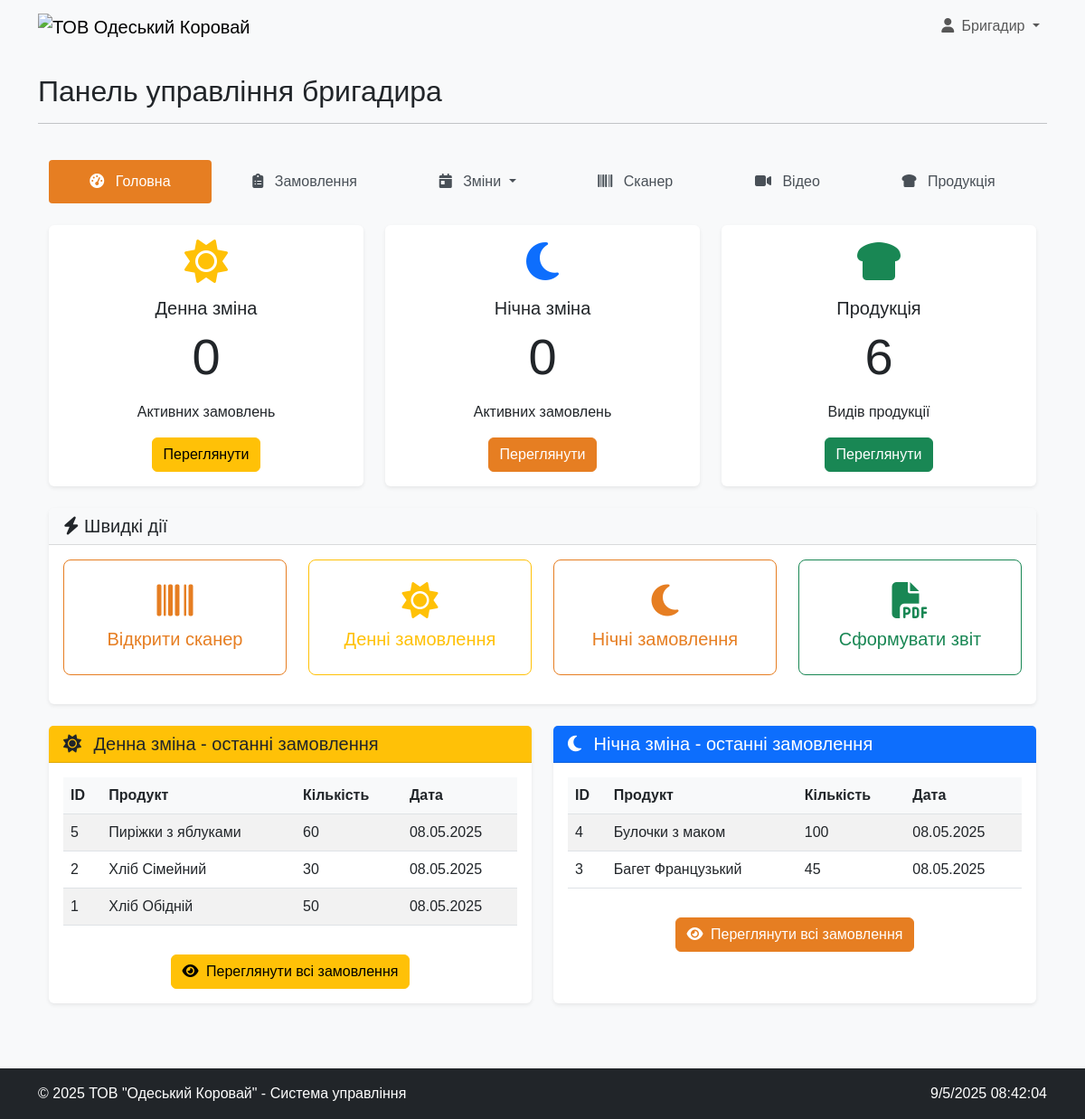
The page /modules/supervisor/dashboard.php (signed in) on the database its author committed.
### tables this page shows
CREATE TABLE IF NOT EXISTS `polzovateli` (
  `id` int(11) NOT NULL AUTO_INCREMENT,
  `login` varchar(50) NOT NULL,
  `password` varchar(255) NOT NULL,
  `name` varchar(100) DEFAULT NULL,
  PRIMARY KEY (`id`),
  UNIQUE KEY `login` (`login`)
);

CREATE TABLE IF NOT EXISTS `zayavki` (
  `idd` int(11) NOT NULL AUTO_INCREMENT,
  `idklient` int(11) NOT NULL,
  `id` int(11) NOT NULL,
  `kol` int(11) NOT NULL,
  `data` date NOT NULL,
  `doba` enum('денна','нічна') NOT NULL,
  PRIMARY KEY (`idd`),
  KEY `idklient` (`idklient`),
  KEY `id` (`id`),
  CONSTRAINT `zayavki_ibfk_1` FOREIGN KEY (`idklient`) REFERENCES `klientu` (`id`) ON DELETE CASCADE ON UPDATE CASCADE,
  CONSTRAINT `zayavki_ibfk_2` FOREIGN KEY (`id`) REFERENCES `product` (`id`) ON DELETE CASCADE ON UPDATE CASCADE
);

CREATE TABLE IF NOT EXISTS `product` (
  `id` int(11) NOT NULL AUTO_INCREMENT,
  `nazvanie` varchar(100) NOT NULL,
  `ves` float NOT NULL,
  `srok` int(11) NOT NULL,
  `stoimost` float NOT NULL,
  `zena` float NOT NULL,
  `image` varchar(255) DEFAULT NULL,
  PRIMARY KEY (`id`)
);

### includes/auth.php (called while the page is built, shortened)
<?php
function isUserLoggedIn() {
    return isset($_SESSION['id']) && !empty($_SESSION['id']);
}
function getUserRole() {
    $userId = $_SESSION['id'];
    switch ($userId) {
        case 2:
            return 'brigadir';
    }
}

### includes/functions.php (called while the page is built, shortened)
<?php
function formatDate($date, $format = 'd.m.Y') {
    $dateObj = new DateTime($date);
    return $dateObj->format($format);
}

### modules/supervisor/dashboard.php (the view, shortened to what this page needs)
<?php
$pageTitle = 'Панель управління бригадира';
require_once '../../includes/auth.php';
require_once '../../includes/functions.php';
$connection = connectDatabase();
$dayOrdersQuery = "SELECT COUNT(*) as total FROM zayavki WHERE doba='денна' AND DATE(data) = CURDATE()";
$dayOrdersResult = mysqli_query($connection, $dayOrdersQuery);
$dayOrdersCount = mysqli_fetch_assoc($dayOrdersResult)['total'];
$nightOrdersQuery = "SELECT COUNT(*) as total FROM zayavki WHERE doba='нічна' AND DATE(data) = CURDATE()";
$nightOrdersResult = mysqli_query($connection, $nightOrdersQuery);
$nightOrdersCount = mysqli_fetch_assoc($nightOrdersResult)['total'];
$productsQuery = "SELECT COUNT(*) as total FROM product";
$productsResult = mysqli_query($connection, $productsQuery);
$productsCount = mysqli_fetch_assoc($productsResult)['total'];
$recentDayOrdersQuery = "SELECT z.idd, p.nazvanie, SUM(z.kol) as total_quantity, z.data
                         FROM zayavki z
                         JOIN product p ON z.id = p.id
                         WHERE z.doba='денна'
                         GROUP BY z.id
                         ORDER BY z.data DESC, z.idd DESC
                         LIMIT 5";
$recentDayOrdersResult = mysqli_query($connection, $recentDayOrdersQuery);
$recentNightOrdersQuery = "SELECT z.idd, p.nazvanie, SUM(z.kol) as total_quantity, z.data
                         FROM zayavki z
                         JOIN product p ON z.id = p.id
                         WHERE z.doba='нічна'
                         GROUP BY z.id
                         ORDER BY z.data DESC, z.idd DESC
                         LIMIT 5";
$recentNightOrdersResult = mysqli_query($connection, $recentNightOrdersQuery);
include_once '../../includes/header.php';
?>
<div class="container-fluid">
    <div class="row mb-4">
        <div class="col-md-12">
            <nav class="nav main-menu nav-pills nav-fill">
                <a class="nav-link active" href="dashboard.php">
                    <i class="fas fa-tachometer-alt"></i> Головна
                </a>
                <a class="nav-link" href="orders.php">
                    <i class="fas fa-clipboard-list"></i> Замовлення
                </a>
                <a class="nav-link dropdown-toggle" href="#" id="navbarDropdown" role="button" data-bs-toggle="dropdown" aria-expanded="false">
                    <i class="fas fa-calendar-day"></i> Зміни
                </a>
                <a class="nav-link" href="scanner.php">
                    <i class="fas fa-barcode"></i> Сканер
                </a>
                <a class="nav-link" href="videos.php">
                    <i class="fas fa-video"></i> Відео
                </a>
                <a class="nav-link" href="products.php">
                    <i class="fas fa-bread-slice"></i> Продукція
                </a>
            </nav>
        </div>
    </div>
    <div class="row mb-4">
        <div class="col-md-4">
            <div class="card text-center h-100">
                <div class="card-body">
                    <i class="fas fa-sun fa-3x mb-3 text-warning"></i>
                    <h5 class="card-title">Денна зміна</h5>
                    <p class="card-text display-4"><?php echo $dayOrdersCount; ?></p>
                    <p class="card-text">Активних замовлень</p>
                    <a href="shifts_day.php" class="btn btn-warning">Переглянути</a>
                </div>
            </div>
        </div>
        <div class="col-md-4">
            <div class="card text-center h-100">
                <div class="card-body">
                    <i class="fas fa-moon fa-3x mb-3 text-primary"></i>
                    <h5 class="card-title">Нічна зміна</h5>
                    <p class="card-text display-4"><?php echo $nightOrdersCount; ?></p>
                    <p class="card-text">Активних замовлень</p>
                    <a href="shifts_night.php" class="btn btn-primary">Переглянути</a>
                </div>
            </div>
        </div>
        <div class="col-md-4">
            <div class="card text-center h-100">
                <div class="card-body">
                    <i class="fas fa-bread-slice fa-3x mb-3 text-success"></i>
                    <h5 class="card-title">Продукція</h5>
                    <p class="card-text display-4"><?php echo $productsCount; ?></p>
                    <p class="card-text">Видів продукції</p>
                    <a href="products.php" class="btn btn-success">Переглянути</a>
                </div>
            </div>
        </div>
    </div>
    <div class="row mb-4">
        <div class="col-md-12">
            <div class="card">
                <div class="card-header">
                    <h5 class="mb-0">
                        <i class="fas fa-bolt"></i> Швидкі дії
                    </h5>
                </div>
                <div class="card-body">
                    <div class="row">
                        <div class="col-md-3 mb-3">
                            <a href="scanner.php" class="btn btn-lg btn-outline-primary w-100 h-100 d-flex flex-column justify-content-center align-items-center p-4">
                                <i class="fas fa-barcode fa-2x mb-2"></i>
                                <span>Відкрити сканер</span>
                            </a>
                        </div>
                        <div class="col-md-3 mb-3">
                            <a href="shifts_day.php" class="btn btn-lg btn-outline-warning w-100 h-100 d-flex flex-column justify-content-center align-items-center p-4">
                                <i class="fas fa-sun fa-2x mb-2"></i>
                                <span>Денні замовлення</span>
                            </a>
                        </div>
                        <div class="col-md-3 mb-3">
                            <a href="shifts_night.php" class="btn btn-lg btn-outline-primary w-100 h-100 d-flex flex-column justify-content-center align-items-center p-4">
                                <i class="fas fa-moon fa-2x mb-2"></i>
                                <span>Нічні замовлення</span>
                            </a>
                        </div>
                        <div class="col-md-3 mb-3">
                            <a href="reports.php" class="btn btn-lg btn-outline-success w-100 h-100 d-flex flex-column justify-content-center align-items-center p-4">
                                <i class="fas fa-file-pdf fa-2x mb-2"></i>
                                <span>Сформувати звіт</span>
                            </a>
                        </div>
                    </div>
                </div>
            </div>
        </div>
    </div>
    <div class="row">
        <div class="col-md-6 mb-4">
            <div class="card h-100">
                <div class="card-header bg-warning text-dark">
                    <h5 class="mb-0">
                        <i class="fas fa-sun me-2"></i> Денна зміна - останні замовлення
                    </h5>
                </div>
                <div class="card-body">
                    <div class="table-responsive">
                        <table class="table table-striped table-hover">
                            <thead>
                                <tr>
                                    <th>ID</th>
                                    <th>Продукт</th>
                                    <th>Кількість</th>
                                    <th>Дата</th>
                                </tr>
                            </thead>
                            <tbody>
                                <?php if (mysqli_num_rows($recentDayOrdersResult) > 0): ?>
                                    <?php while ($order = mysqli_fetch_assoc($recentDayOrdersResult)): ?>
                                        <tr>
                                            <td><?php echo $order['idd']; ?></td>
                                            <td><?php echo htmlspecialchars($order['nazvanie']); ?></td>
                                            <td><?php echo $order['total_quantity']; ?></td>
                                            <td><?php echo formatDate($order['data']); ?></td>
                                        </tr>
                                    <?php endwhile; ?>
                                <?php else: ?>
                                    <tr>
                                        <td colspan="4" class="text-center">Немає замовлень на денну зміну</td>
                                    </tr>
                                <?php endif; ?>
                            </tbody>
                        </table>
                    </div>
                    <div class="text-center mt-3">
                        <a href="shifts_day.php" class="btn btn-warning">
                            <i class="fas fa-eye me-1"></i> Переглянути всі замовлення
                        </a>
                    </div>
                </div>
            </div>
        </div>
        <div class="col-md-6 mb-4">
            <div class="card h-100">
                <div class="card-header bg-primary text-white">
                    <h5 class="mb-0">
                        <i class="fas fa-moon me-2"></i> Нічна зміна - останні замовлення
                    </h5>
                </div>
                <div class="card-body">
                    <div class="table-responsive">
                        <table class="table table-striped table-hover">
                            <thead>
                                <tr>
                                    <th>ID</th>
                                    <th>Продукт</th>
                                    <th>Кількість</th>
                                    <th>Дата</th>
                                </tr>
                            </thead>
                            <tbody>
                                <?php if (mysqli_num_rows($recentNightOrdersResult) > 0): ?>
                                    <?php while ($order = mysqli_fetch_assoc($recentNightOrdersResult)): ?>
                                        <tr>
                                            <td><?php echo $order['idd']; ?></td>
                                            <td><?php echo htmlspecialchars($order['nazvanie']); ?></td>
                                            <td><?php echo $order['total_quantity']; ?></td>
                                            <td><?php echo formatDate($order['data']); ?></td>
                                        </tr>
                                    <?php endwhile; ?>
                                <?php else: ?>
                                    <tr>
                                        <td colspan="4" class="text-center">Немає замовлень на нічну зміну</td>
                                    </tr>
                                <?php endif; ?>
                            </tbody>
                        </table>
                    </div>
                    <div class="text-center mt-3">
                        <a href="shifts_night.php" class="btn btn-primary">
                            <i class="fas fa-eye me-1"></i> Переглянути всі замовлення
                        </a>
                    </div>
                </div>
            </div>
        </div>
    </div>
</div>
<?php include_once '../../includes/footer.php'; ?>

### includes/header.php (shortened to what this page needs)
<?php
$pageTitle = $pageTitle ?? 'Система управління "Одеський Коровай"';
$currentUser = null;
if (isset($_SESSION['id'])) {
    $userId = $_SESSION['id'];
    $userQuery = "SELECT * FROM polzovateli WHERE id = ?";
    $stmt = mysqli_prepare($connection, $userQuery);
    mysqli_stmt_bind_param($stmt, "i", $userId);
    mysqli_stmt_execute($stmt);
    $userResult = mysqli_stmt_get_result($stmt);
    if (mysqli_num_rows($userResult) === 1) {
        $currentUser = mysqli_fetch_assoc($userResult);
    }
}
$userRole = getUserRole();
?>
<!DOCTYPE html>
<html lang="uk">
<head>
    <link rel="stylesheet" href="https://cdn.jsdelivr.net/npm/bootstrap@5.3.0/dist/css/bootstrap.min.css">
    <link rel="stylesheet" href="https://cdnjs.cloudflare.com/ajax/libs/font-awesome/6.4.0/css/all.min.css">
    <link rel="stylesheet" href="../../assets/css/styles.css">
</head>
<body>
    <nav class="navbar navbar-expand-lg navbar-light bg-light mb-4">
        <div class="container">
            <a class="navbar-brand" href="dashboard.php">
                <img src="../../assets/img/logo.png" alt="ТОВ Одеський Коровай" class="logo">
            </a>
            <div class="collapse navbar-collapse" id="navbarNav">
                <ul class="navbar-nav ms-auto">
                    <?php if ($userRole): ?>
                        <li class="nav-item dropdown">
                            <a class="nav-link dropdown-toggle" href="#" id="navbarDropdown" role="button" data-bs-toggle="dropdown" aria-expanded="false">
                                <i class="fas fa-user me-1"></i>
                                <?php echo $currentUser ? htmlspecialchars($currentUser['name']) : 'Користувач'; ?>
                            </a>
                        </li>
                    <?php else: ?>
                        <li class="nav-item">
                            <a class="nav-link" href="../../index.php"><i class="fas fa-sign-in-alt me-1"></i> Увійти</a>
                        </li>
                    <?php endif; ?>
                </ul>
            </div>
        </div>
    </nav>
    <div class="container">
        <div class="row mb-4">
            <div class="col-md-12">
                <h2><?php echo $pageTitle; ?></h2>
                <hr>
            </div>
        </div>

### assets/css/styles.css (style rules this page uses)
body { background-color: #f8f9fa; font-family: 'Arial', sans-serif; }
.logo { height: 50px; width: auto; }
.main-menu .nav-link { color: #495057; font-weight: 500; padding: 0.75rem 1rem; border-radius: 0.25rem; transition: all 0.3s ease; }
.main-menu .nav-link.active { background-color: #e67e22; color: white; }
.main-menu .nav-link i { margin-right: 0.5rem; }
.card { transition: all 0.3s ease; border: none; box-shadow: 0 0.125rem 0.25rem rgba(0, 0, 0, 0.075); }
.card-header { background-color: #f8f9fa; border-bottom: 1px solid rgba(0, 0, 0, 0.125); font-weight: bold; }
.table th { background-color: #f8f9fa; }
.btn-primary { background-color: #e67e22; border-color: #e67e22; }
.btn-outline-primary { color: #e67e22; border-color: #e67e22; }

### rows shown on the page
polzovateli: name "Бригадир"
zayavki: idd "5", id.nazvanie "Пиріжки з яблуками", total_quantity "60", data "08.05.2025"
zayavki: idd "2", id.nazvanie "Хліб Сімейний", total_quantity "30", data "08.05.2025"
zayavki: idd "1", id.nazvanie "Хліб Обідній", total_quantity "50", data "08.05.2025"
zayavki: idd "4", id.nazvanie "Булочки з маком", total_quantity "100", data "08.05.2025"
zayavki: idd "3", id.nazvanie "Багет Французький", total_quantity "45", data "08.05.2025"

### other values the page prints
$pageTitle "Панель управління бригадира"
$dayOrdersCount "0"
$nightOrdersCount "0"
$productsCount "6"
